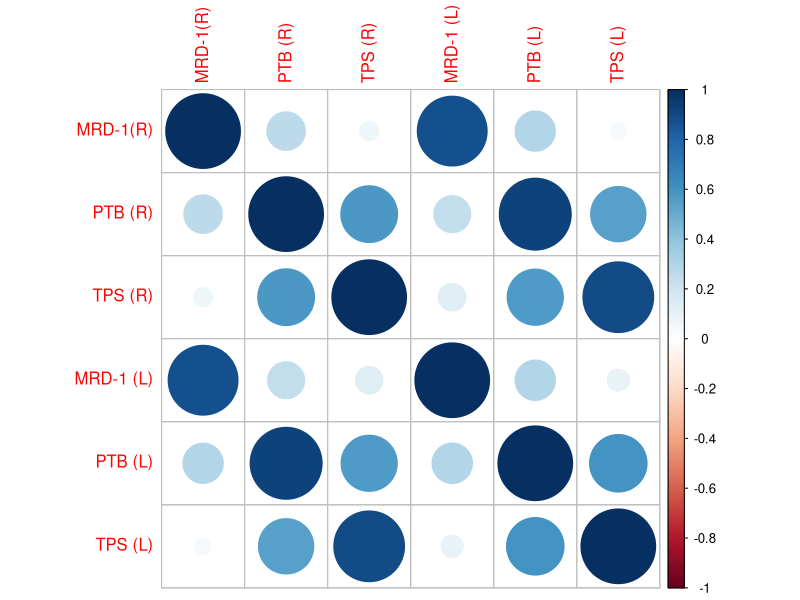
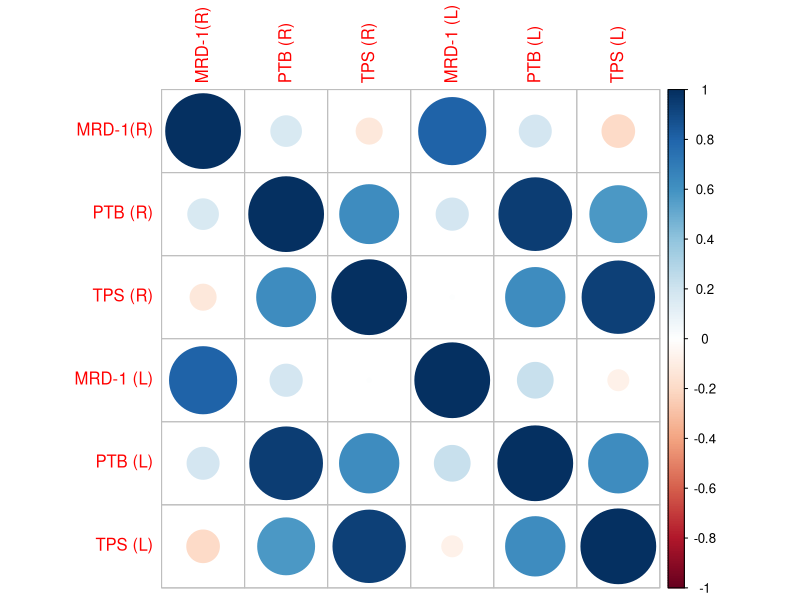
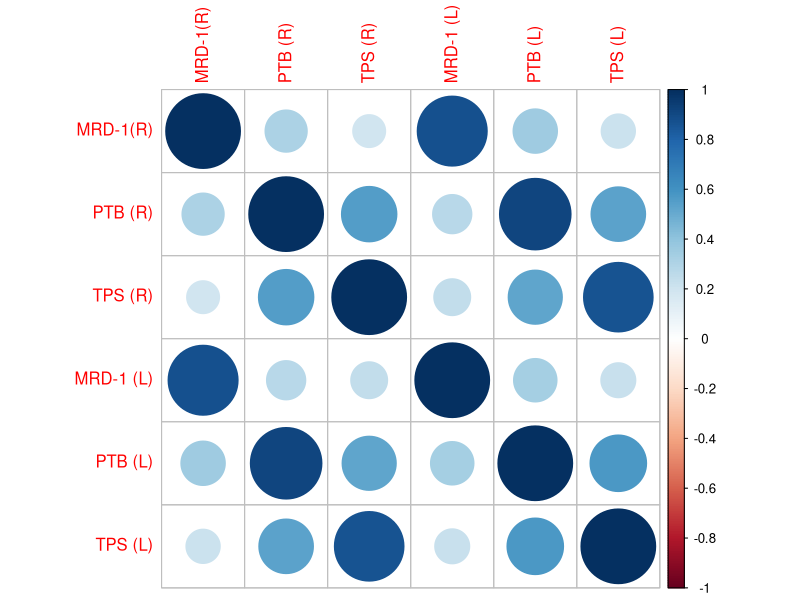
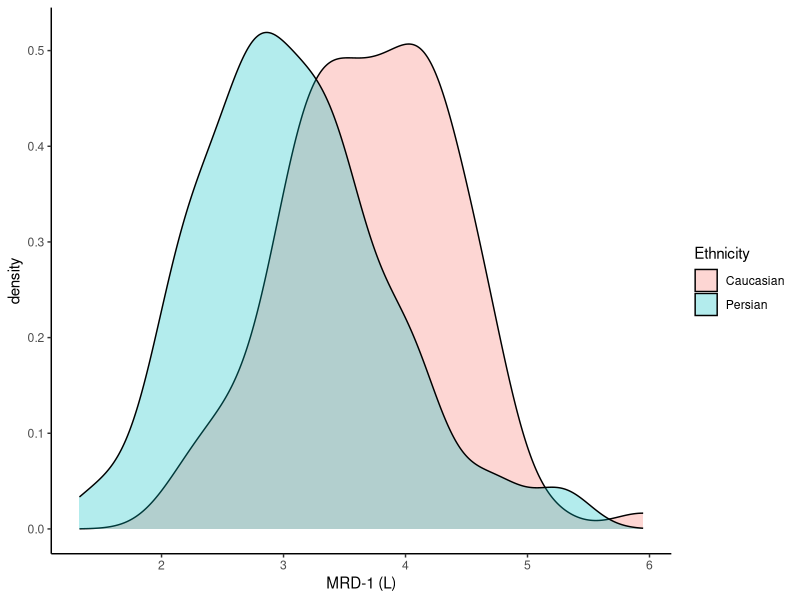
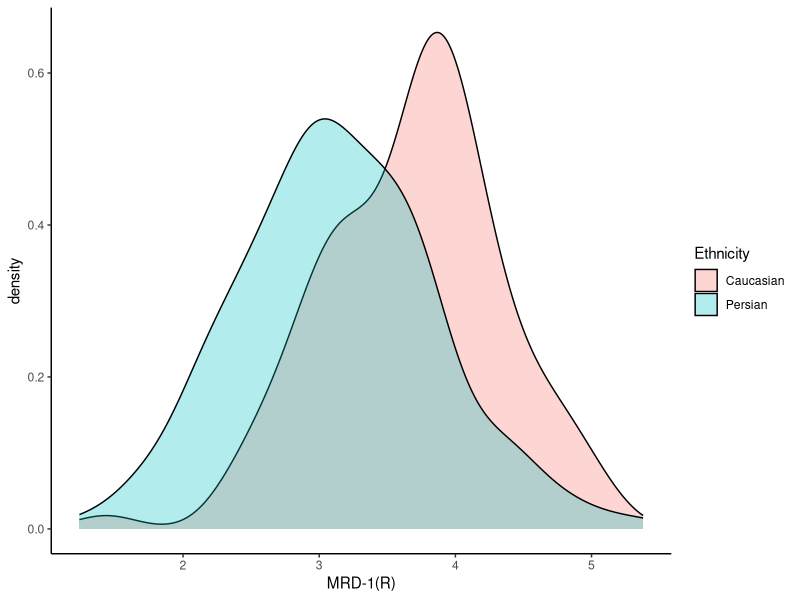
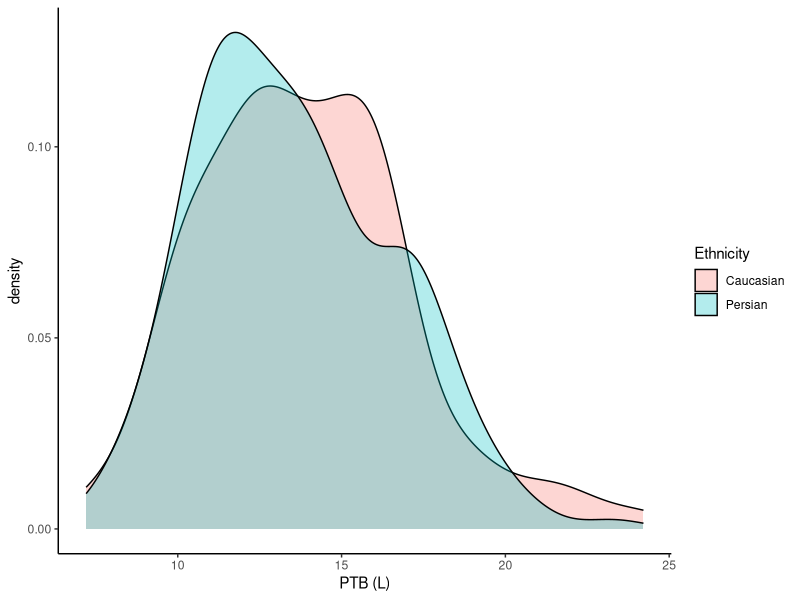
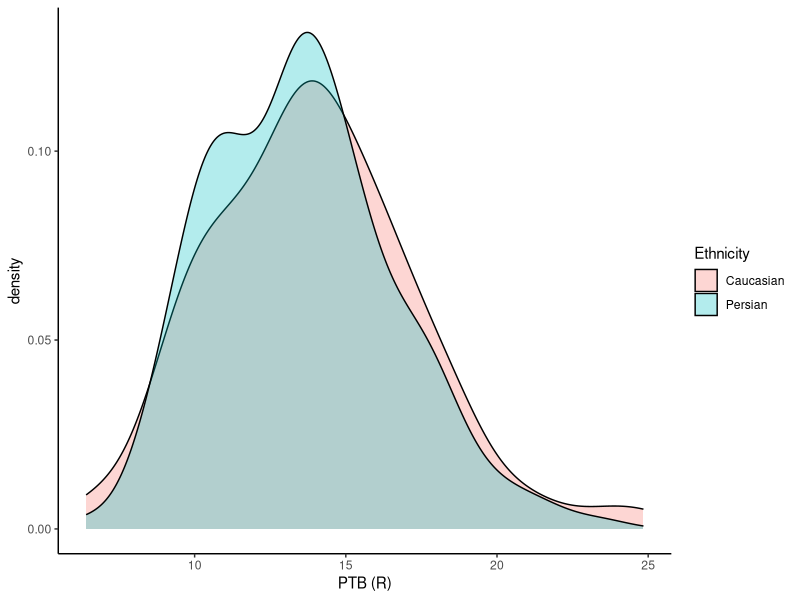
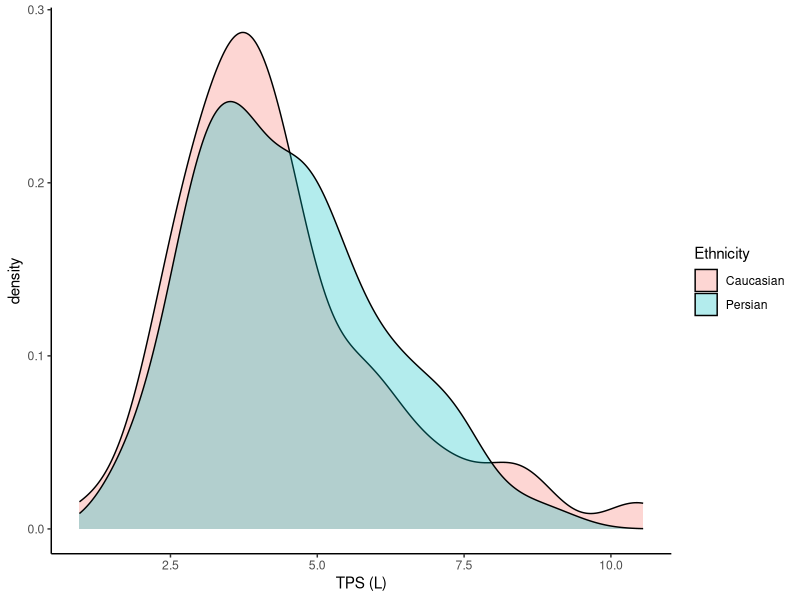

Reproduce these figures in R, in order.
## ---- chunk 1
library(readxl)
library(dplyr)
library(caret)
library(e1071)
library(corrplot)
library(ggplot2)
library(readr)
library(nlme)
## ---- chunk 2
persian.UCLA = read_xlsx("PersianVCaucasianEyes.xlsx", sheet = 1)[,2:12]
persian.UCLA = na.omit(persian.UCLA)
persian.UCLA$Ethnicity = "Persian"

caucasian = read_xlsx("PersianVCaucasianEyes.xlsx", sheet = 2)[,2:12]
caucasian = na.omit(caucasian)

alldata = rbind(persian.UCLA, caucasian)

persian = read_xlsx("PersianVCaucasianEyes.xlsx", sheet = 3)[,2:9]
persian$Age = as.numeric(alldata %>% filter(Ethnicity == "Persian" & Sex == "M") %>% summarise(Age = median(Age)))
persian$Ethnicity = "Persian"

newAll = rbind(alldata[,c(11,2,5:10,1)], persian)
newTwo = alldata[,c(11,2,5:10,1)]

write.csv(newAll, file="full_data.csv")

newTwo$Ethnicity = as.factor(newTwo$Ethnicity)
newAll$Ethnicity = as.factor(newAll$Ethnicity)
persian$Ethnicity = as.factor(persian$Ethnicity)
## ---- chunk 3
# All Data
corrplot(cor(newAll[,3:8]))

# Caucasian
corrplot(cor(newAll[which(newAll$Ethnicity=="Caucasian"),3:8]))

# Persian
corrplot(cor(newAll[which(newAll$Ethnicity=="Persian"),3:8]))
## ---- chunk 4
ggplot(newAll, aes(x=`MRD-1 (L)`, fill=Ethnicity)) + geom_density(alpha=.3)+ theme_classic()
ggplot(newAll, aes(x=`MRD-1(R)`, fill=Ethnicity)) + geom_density(alpha=.3)+ theme_classic()
ggplot(newAll, aes(x=`PTB (L)`, fill=Ethnicity)) + geom_density(alpha=.3)+ theme_classic()
ggplot(newAll, aes(x=`PTB (R)`, fill=Ethnicity)) + geom_density(alpha=.3)+ theme_classic()
ggplot(newAll, aes(x=`TPS (L)`, fill=Ethnicity)) + geom_density(alpha=.3)+ theme_classic()
ggplot(newAll, aes(x=`TPS (R)`, fill=Ethnicity)) + geom_density(alpha=.3)+ theme_classic()
## ---- chunk 5

m1 = glm(Ethnicity ~ `MRD-1 (L)` + `MRD-1(R)` + `PTB (R)` + `TPS (R)` + `TPS (L)` + `PTB (L)`, data = newAll, family = "binomial")

m2 = glm(Ethnicity ~ `MRD-1 (L)` + `TPS (L)` + `PTB (L)`, data = newAll, family = "binomial")

m3 = glm(Ethnicity ~ `MRD-1 (L)` * `MRD-1(R)` * `PTB (R)` * `TPS (R)` * `TPS (L)` * `PTB (L)`, data = newAll
, family = "binomial")

m4 = glm(Ethnicity ~ `MRD-1 (L)` * `MRD-1(R)` * `PTB (R)` * log(`TPS (R)`) * log(`TPS (L)`) * `PTB (L)`, data = newAll, family = "binomial")


m5 = glm(Ethnicity ~ `MRD-1 (L)` + `MRD-1(R)` + `PTB (R)` + `TPS (R)` + `TPS (L)` + `PTB (L)`, data = newTwo, family = "binomial")

m6 = glm(Ethnicity ~ `MRD-1 (L)` + `TPS (L)` + `PTB (L)`, data = newTwo, family = "binomial")

m7 = glm(Ethnicity ~ `MRD-1 (L)` * `MRD-1(R)` * `PTB (R)` * `TPS (R)` * `TPS (L)` * `PTB (L)`, data = newTwo
, family = "binomial")

m8 = glm(Ethnicity ~ `MRD-1 (L)` * `MRD-1(R)` * `PTB (R)` * log(`TPS (R)`) * log(`TPS (L)`) * `PTB (L)`, data = newTwo
, family = "binomial")


summary(m1)

summary(m2)

summary(m3)

summary(m4)

summary(m5)

summary(m6)

summary(m7)


confusionMatrix(table(predict(m1,newAll[,1:8],type = 'response') >=0.5,newAll$Ethnicity=="Persian"))

confusionMatrix(table(predict(m2,newAll[,1:8],type = 'response') >=0.5,newAll$Ethnicity=="Persian"))

confusionMatrix(table(predict(m3,newAll[,1:8],type = 'response') >=0.5,newAll$Ethnicity=="Persian"))

confusionMatrix(table(predict(m4,newAll[,1:8],type = 'response') >=0.5,newAll$Ethnicity=="Persian"))

confusionMatrix(table(predict(m5,newAll[,1:8],type = 'response') >=0.5,newAll$Ethnicity=="Persian"))

confusionMatrix(table(predict(m6,newAll[,1:8],type = 'response') >=0.5,newAll$Ethnicity=="Persian"))

confusionMatrix(table(predict(m7,newAll[,1:8],type = 'response') >=0.5,newAll$Ethnicity=="Persian"))

confusionMatrix(table(predict(m8,newAll[,1:8],type = 'response') >=0.5,newAll$Ethnicity=="Persian"))


## ---- chunk 6


random_effect_data <- read_csv("./random_effect_data.csv")

random_effect_MRD = lme(`MRD` ~ Ethnicity + Sex + Age, random_effect_data, random=~1|Person)
random_effect_PTB = lme(`PTB` ~ Ethnicity + Sex + Age, random_effect_data, random=~1|Person)
random_effect_TPS = lme(`TPS` ~ Ethnicity + Sex + Age, random_effect_data, random=~1|Person)


summary(random_effect_MRD)

summary(random_effect_PTB)

summary(random_effect_TPS)
